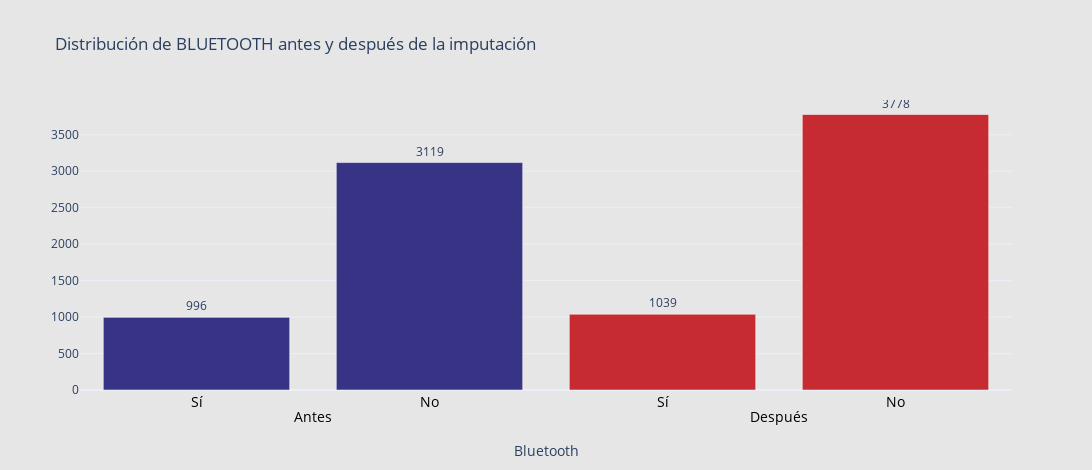

The code cell stored with this chart in its notebook:
### Code cell
# Conteo antes y después
antes_bt = df_antes['bluetooth'].value_counts()
despues_bt = df_bmw['bluetooth'].value_counts()

# Obtener valores para Sí y No (True y False)
antes_si = antes_bt.get(True, 0)
antes_no = antes_bt.get(False, 0)
despues_si = despues_bt.get(True, 0)
despues_no = despues_bt.get(False, 0)

# Etiquetas para eje X (no visibles, se ocultan con color de fondo)
x_vals = ['Antes - Sí', 'Antes - No', 'Después - Sí', 'Después - No']
y_vals = [antes_si, antes_no, despues_si, despues_no]
colors = ['#373485', '#373485', '#c52b30', '#c52b30']

fig = go.Figure()

fig.add_trace(go.Bar(
    x=x_vals,
    y=y_vals,
    marker_color=colors,
    text=y_vals,
    textposition='outside',
    opacity=1,
    name='Bluetooth'
))

fig.update_layout(
    title="Distribución de BLUETOOTH antes y después de la imputación",
    xaxis_title="Bluetooth",
    template='plotly_white',
    width=1200,
    height=470,
    plot_bgcolor='#e6e6e7',
    paper_bgcolor='#e6e6e7',
    xaxis=dict(
        tickfont=dict(color='#e6e6e7'),  # Oculta etiquetas eje X
        title_standoff=40
    )
)

# Anotaciones para cada barra: 'Sí' o 'No'
anotaciones = [
    {'x': 0, 'text': 'Sí'},
    {'x': 1, 'text': 'No'},
    {'x': 2, 'text': 'Sí'},
    {'x': 3, 'text': 'No'},
]

for a in anotaciones:
    fig.add_annotation(
        x=a['x'],
        y=-0.08,
        text=a['text'],
        showarrow=False,
        xref="x",
        yref="paper",
        font=dict(size=14, color="black")
    )

# Anotaciones para 'Antes' y 'Después' centradas
fig.add_annotation(x=0.5, y=-0.13, text="Antes", showarrow=False,
                   xref="x", yref="paper", font=dict(size=14, color="black"))
fig.add_annotation(x=2.5, y=-0.13, text="Después", showarrow=False,
                   xref="x", yref="paper", font=dict(size=14, color="black"))

fig.show()

### Figure 1 — Plotly figure (JSON) as saved in the notebook; plotly's stock layout.template omitted (floating-point values rounded to 4 significant figures)
{"data": [{"marker": {"color": ["#373485", "#373485", "#c52b30", "#c52b30"]}, "name": "Bluetooth", "opacity": 1, "text": ["996", "3119", "1039", "3778"], "textposition": "outside", "type": "bar", "x": ["Antes - Sí", "Antes - No", "Después - Sí", "Después - No"], "y": [996, 3119, 1039, 3778]}], "layout": {"annotations": [{"font": {"color": "black", "size": 14}, "showarrow": false, "text": "Sí", "x": 0, "xref": "x", "y": -0.08, "yref": "paper"}, {"font": {"color": "black", "size": 14}, "showarrow": false, "text": "No", "x": 1, "xref": "x", "y": -0.08, "yref": "paper"}, {"font": {"color": "black", "size": 14}, "showarrow": false, "text": "Sí", "x": 2, "xref": "x", "y": -0.08, "yref": "paper"}, {"font": {"color": "black", "size": 14}, "showarrow": false, "text": "No", "x": 3, "xref": "x", "y": -0.08, "yref": "paper"}, {"font": {"color": "black", "size": 14}, "showarrow": false, "text": "Antes", "x": 0.5, "xref": "x", "y": -0.13, "yref": "paper"}, {"font": {"color": "black", "size": 14}, "showarrow": false, "text": "Después", "x": 2.5, "xref": "x", "y": -0.13, "yref": "paper"}], "height": 470, "paper_bgcolor": "#e6e6e7", "plot_bgcolor": "#e6e6e7", "title": {"text": "Distribución de BLUETOOTH antes y después de la imputación"}, "width": 1200, "xaxis": {"tickfont": {"color": "#e6e6e7"}, "title": {"standoff": 40, "text": "Bluetooth"}}}}
